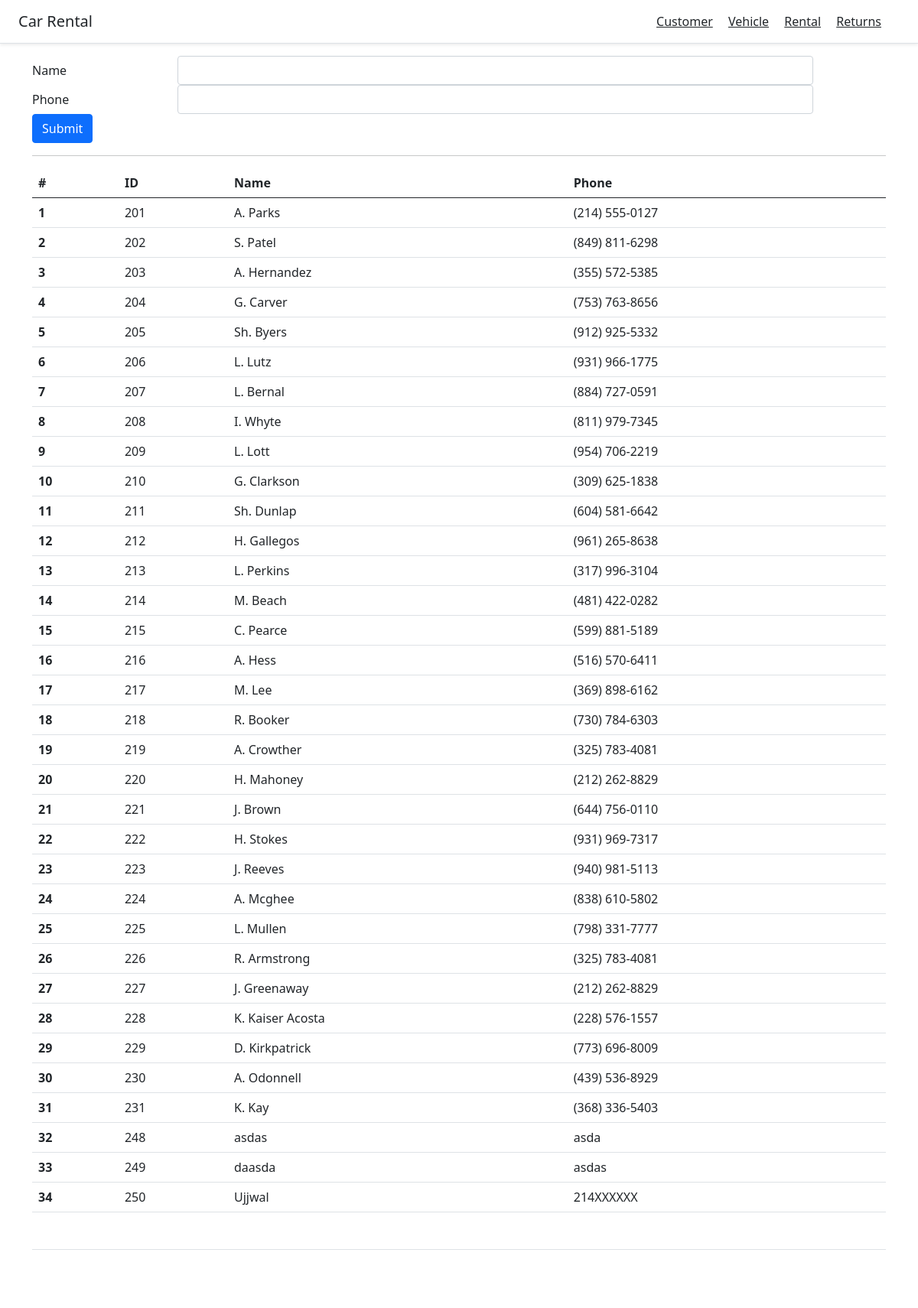
Page /customer on the committed database.
### dbquery/models.py (models this page shows, shortened)
class Customer(models.Model):
    custid = models.AutoField(db_column='CustID', primary_key=True, blank=True, null=False)  # Field name made lowercase.
    name = models.CharField(db_column='Name', max_length=15)  # Field name made lowercase.
    phone = models.CharField(db_column='Phone', max_length=14)  # Field name made lowercase.
    class Meta:
        managed = False
        db_table = 'customer'

### dbquery/views.py (the view)
# urls.py: path('customer', views.customerView, name="customer"),
def customerView(request):
    if request.method == 'POST':
        form = CustomerForms(request.POST)
        if form.is_valid():
            name = str(form.cleaned_data['name'])
            phone = str(form.cleaned_data['phone'])
            new_customer = [name,phone]
            add_new_customer(new_customer)
            return redirect('customer')
        else:
            messages.warning(request,'Please try again')
    else:
        form = CustomerForms()
        customers = get_all_customer()
        print(customers)
        content = {'customers':customers,'form': form}
        return render(request,'dbquery/customer.html',content)

### dbquery/forms.py
class CustomerForms(ModelForm):
    class Meta:
        model = Customer
        fields = '__all__'

### dbquery/sql_query.py (called while the page is built)
def get_all_customer():
    c = connection.cursor()
    c.execute('select * from customer')
    result = c.fetchall()
    return result

### dbquery/templatetags/myfilters.py (called while the page is built)
@register.filter(name='addclass')
def addclass(value, arg):
    return value.as_widget(attrs={'class': arg})

### dbquery/templates/dbquery/customer.html (shortened to what this page needs)
{% extends 'dbquery/main.html' %}
{% block content %}
    {% load myfilters %}
    <form method="POST" action="">
        {%  for field  in form %}
            <div class="form-group row">
                <label class="col-sm-2 col-form-label">{{ field.label }}</label>
                <div class="col-sm-9">
                    {{ field |addclass:'form-control' }}
                </div>
            </div>
        {% endfor %}
        <div class="form-group row">
            <div class="col-sm-9">
                <button type="submit" class="btn btn-primary">Submit</button>
            </div>
        </div>
    </form>
    <hr/>
    {% if customers %}
        <table class="table">
            <thead>
            <tr>
                <th scope="col">#</th>
                <th scope="col">ID</th>
                <th scope="col">Name</th>
                <th scope="col">Phone</th>
            </tr>
            </thead>
            <tbody>
            {% for customer in customers %}
            <tr>
                <th scope="row">{{ forloop.counter }}</th>
                <td>{{ customer.0 }}</td>
                <td>{{ customer.1 }}</td>
                <td>{{ customer.2 }}</td>
            </tr>
            {% endfor %}
            </tbody>
        </table>
    {% endif %}
{% endblock %}

### dbquery/templates/dbquery/main.html (shortened to what this page needs)
<html lang="en"><head>
    <link href="https://getbootstrap.com/docs/5.0/dist/css/bootstrap.min.css" rel="stylesheet">
    <link href="https://cdn.jsdelivr.net/npm/bootstrap@5.0.0-beta1/dist/css/bootstrap.min.css" rel="stylesheet">
<body data-new-gr-c-s-check-loaded="14.987.0" data-gr-ext-installed="">
<header class="d-flex flex-column flex-md-row align-items-center p-3 px-md-4 mb-3 bg-white border-bottom shadow-sm">
    <p class="h5 my-0 me-md-auto fw-normal">Car Rental</p>
    <nav class="my-2 my-md-0 me-md-3">
        <a class="p-2 text-dark" href="{% url 'customer' %}">Customer</a>
        <a class="p-2 text-dark" href="{% url 'vehicle' %}">Vehicle</a>
        <a class="p-2 text-dark" href="{% url 'searchRental' %}">Rental</a>
        <a class="p-2 text-dark" href="{% url 'searchBooking' %}">Returns</a>
    </nav>
</header>
<main class="container">
    {% block content %}
    {% endblock %}
    <footer class="pt-4 my-md-5 pt-md-5 border-top">
    </footer>
</main>
</body></html>

### rows in the picture
Customer: CustID "201", Name "A. Parks", Phone "(214) 555-0127"
Customer: CustID "202", Name "S. Patel", Phone "(849) 811-6298"
Customer: CustID "203", Name "A. Hernandez", Phone "(355) 572-5385"
Customer: CustID "204", Name "G. Carver", Phone "(753) 763-8656"
Customer: CustID "205", Name "Sh. Byers", Phone "(912) 925-5332"
Customer: CustID "206", Name "L. Lutz", Phone "(931) 966-1775"
Customer: CustID "207", Name "L. Bernal", Phone "(884) 727-0591"
Customer: CustID "208", Name "I. Whyte", Phone "(811) 979-7345"
Customer: CustID "209", Name "L. Lott", Phone "(954) 706-2219"
Customer: CustID "210", Name "G. Clarkson", Phone "(309) 625-1838"
Customer: CustID "211", Name "Sh. Dunlap", Phone "(604) 581-6642"
Customer: CustID "212", Name "H. Gallegos", Phone "(961) 265-8638"
Customer: CustID "213", Name "L. Perkins", Phone "(317) 996-3104"
Customer: CustID "214", Name "M. Beach", Phone "(481) 422-0282"
Customer: CustID "215", Name "C. Pearce", Phone "(599) 881-5189"
Customer: CustID "216", Name "A. Hess", Phone "(516) 570-6411"
Customer: CustID "217", Name "M. Lee", Phone "(369) 898-6162"
Customer: CustID "218", Name "R. Booker", Phone "(730) 784-6303"
Customer: CustID "219", Name "A. Crowther", Phone "(325) 783-4081"
Customer: CustID "220", Name "H. Mahoney", Phone "(212) 262-8829"
Customer: CustID "221", Name "J. Brown", Phone "(644) 756-0110"
Customer: CustID "222", Name "H. Stokes", Phone "(931) 969-7317"
Customer: CustID "223", Name "J. Reeves", Phone "(940) 981-5113"
Customer: CustID "224", Name "A. Mcghee", Phone "(838) 610-5802"
Customer: CustID "225", Name "L. Mullen", Phone "(798) 331-7777"
Customer: CustID "226", Name "R. Armstrong", Phone "(325) 783-4081"
Customer: CustID "227", Name "J. Greenaway", Phone "(212) 262-8829"
Customer: CustID "228", Name "K. Kaiser Acosta", Phone "(228) 576-1557"
Customer: CustID "229", Name "D. Kirkpatrick", Phone "(773) 696-8009"
Customer: CustID "230", Name "A. Odonnell", Phone "(439) 536-8929"
Customer: CustID "231", Name "K. Kay", Phone "(368) 336-5403"
Customer: CustID "248", Name "asdas", Phone "asda"
Customer: CustID "249", Name "daasda", Phone "asdas"
Customer: CustID "250", Name "Ujjwal", Phone "214XXXXXX"

### other values in the picture
{{ field.label }} "Name" "Phone"
